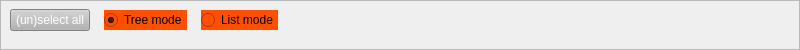
    <widget class="QFrame" name="frame">
     <property name="minimumSize">
      <size>
       <width>0</width>
       <height>40</height>
      </size>
     </property>
     <property name="palette">
      <palette>
       <active>
        <colorrole role="ButtonText">
         <brush brushstyle="SolidPattern">
          <color alpha="255">
           <red>90</red>
           <green>104</green>
           <blue>118</blue>
          </color>
         </brush>
        </colorrole>
       </active>
       <inactive>
        <colorrole role="ButtonText">
         <brush brushstyle="SolidPattern">
          <color alpha="255">
           <red>90</red>
           <green>104</green>
           <blue>118</blue>
          </color>
         </brush>
        </colorrole>
       </inactive>
       <disabled>
        <colorrole role="ButtonText">
         <brush brushstyle="SolidPattern">
          <color alpha="255">
           <red>69</red>
           <green>69</green>
           <blue>69</blue>
          </color>
         </brush>
        </colorrole>
       </disabled>
      </palette>
     </property>
     <property name="frameShape">
      <enum>QFrame::StyledPanel</enum>
     </property>
     <property name="frameShadow">
      <enum>QFrame::Sunken</enum>
     </property>
     <widget class="QWidget" name="horizontalLayoutWidget">
      <property name="geometry">
       <rect>
        <x>10</x>
        <y>0</y>
        <width>781</width>
        <height>41</height>
       </rect>
      </property>
      <layout class="QHBoxLayout" name="horizontalLayoutPanel" stretch="0,0,0,0">
       <property name="spacing">
        <number>14</number>
       </property>
       <item>
        <widget class="QPushButton" name="pushButtonSelectAll">
         <property name="sizePolicy">
          <sizepolicy hsizetype="Maximum" vsizetype="Fixed">
           <horstretch>0</horstretch>
           <verstretch>0</verstretch>
          </sizepolicy>
         </property>
         <property name="palette">
          <palette>
           <active>
            <colorrole role="WindowText">
             <brush brushstyle="SolidPattern">
              <color alpha="255">
               <red>255</red>
               <green>255</green>
               <blue>255</blue>
              </color>
             </brush>
            </colorrole>
            <colorrole role="Button">
             <brush brushstyle="SolidPattern">
              <color alpha="255">
               <red>178</red>
               <green>178</green>
               <blue>178</blue>
              </color>
             </brush>
            </colorrole>
            <colorrole role="Text">
             <brush brushstyle="SolidPattern">
              <color alpha="255">
               <red>255</red>
               <green>255</green>
               <blue>255</blue>
              </color>
             </brush>
            </colorrole>
            <colorrole role="ButtonText">
             <brush brushstyle="SolidPattern">
              <color alpha="255">
               <red>255</red>
               <green>255</green>
               <blue>255</blue>
              </color>
             </brush>
            </colorrole>
            <colorrole role="Base">
             <brush brushstyle="SolidPattern">
              <color alpha="255">
               <red>178</red>
               <green>178</green>
               <blue>178</blue>
              </color>
             </brush>
            </colorrole>
            <colorrole role="Window">
             <brush brushstyle="SolidPattern">
              <color alpha="255">
               <red>178</red>
               <green>178</green>
               <blue>178</blue>
              </color>
             </brush>
            </colorrole>
           </active>
           <inactive>
            <colorrole role="WindowText">
             <brush brushstyle="SolidPattern">
              <color alpha="255">
               <red>255</red>
               <green>255</green>
               <blue>255</blue>
              </color>
             </brush>
            </colorrole>
            <colorrole role="Button">
             <brush brushstyle="SolidPattern">
              <color alpha="255">
               <red>178</red>
               <green>178</green>
               <blue>178</blue>
              </color>
             </brush>
            </colorrole>
            <colorrole role="Text">
             <brush brushstyle="SolidPattern">
              <color alpha="255">
               <red>255</red>
               <green>255</green>
               <blue>255</blue>
              </color>
             </brush>
            </colorrole>
            <colorrole role="ButtonText">
             <brush brushstyle="SolidPattern">
              <color alpha="255">
               <red>255</red>
               <green>255</green>
               <blue>255</blue>
              </color>
             </brush>
            </colorrole>
            <colorrole role="Base">
             <brush brushstyle="SolidPattern">
              <color alpha="255">
               <red>178</red>
               <green>178</green>
               <blue>178</blue>
              </color>
             </brush>
            </colorrole>
            <colorrole role="Window">
             <brush brushstyle="SolidPattern">
              <color alpha="255">
               <red>178</red>
               <green>178</green>
               <blue>178</blue>
              </color>
             </brush>
            </colorrole>
           </inactive>
           <disabled>
            <colorrole role="WindowText">
             <brush brushstyle="SolidPattern">
              <color alpha="255">
               <red>255</red>
               <green>255</green>
               <blue>255</blue>
              </color>
             </brush>
            </colorrole>
            <colorrole role="Button">
             <brush brushstyle="SolidPattern">
              <color alpha="255">
               <red>178</red>
               <green>178</green>
               <blue>178</blue>
              </color>
             </brush>
            </colorrole>
            <colorrole role="Text">
             <brush brushstyle="SolidPattern">
              <color alpha="255">
               <red>255</red>
               <green>255</green>
               <blue>255</blue>
              </color>
             </brush>
            </colorrole>
            <colorrole role="ButtonText">
             <brush brushstyle="SolidPattern">
              <color alpha="255">
               <red>255</red>
               <green>255</green>
               <blue>255</blue>
              </color>
             </brush>
            </colorrole>
            <colorrole role="Base">
             <brush brushstyle="SolidPattern">
              <color alpha="255">
               <red>178</red>
               <green>178</green>
               <blue>178</blue>
              </color>
             </brush>
            </colorrole>
            <colorrole role="Window">
             <brush brushstyle="SolidPattern">
              <color alpha="255">
               <red>178</red>
               <green>178</green>
               <blue>178</blue>
              </color>
             </brush>
            </colorrole>
           </disabled>
          </palette>
         </property>
         <property name="styleSheet">
          <string notr="true">background-color: rgb(178, 178, 178);
color: rgb(255,255,255);</string>
         </property>
         <property name="text">
          <string>(un)select all</string>
         </property>
        </widget>
       </item>
       <item>
        <widget class="QRadioButton" name="radioTreeMode">
         <property name="sizePolicy">
          <sizepolicy hsizetype="Maximum" vsizetype="Fixed">
           <horstretch>0</horstretch>
           <verstretch>0</verstretch>
          </sizepolicy>
         </property>
         <property name="autoFillBackground">
          <bool>false</bool>
         </property>
         <property name="styleSheet">
          <string notr="true">background-color: rgb(255, 80, 0);</string>
         </property>
         <property name="text">
          <string>Tree mode</string>
         </property>
         <property name="checked">
          <bool>true</bool>
         </property>
        </widget>
       </item>
       <item>
        <widget class="QRadioButton" name="radioListMode">
         <property name="sizePolicy">
          <sizepolicy hsizetype="Maximum" vsizetype="Fixed">
           <horstretch>0</horstretch>
           <verstretch>0</verstretch>
          </sizepolicy>
         </property>
         <property name="autoFillBackground">
          <bool>false</bool>
         </property>
         <property name="styleSheet">
          <string notr="true">background-color: rgb(255, 80, 0);</string>
         </property>
         <property name="text">
          <string>List mode</string>
         </property>
        </widget>
       </item>
       <item>
        <spacer name="horizontalSpacer">
         <property name="orientation">
          <enum>Qt::Horizontal</enum>
         </property>
         <property name="sizeHint" stdset="0">
          <size>
           <width>40</width>
           <height>20</height>
          </size>
         </property>
        </spacer>
       </item>
      </layout>
     </widget>
    </widget>
